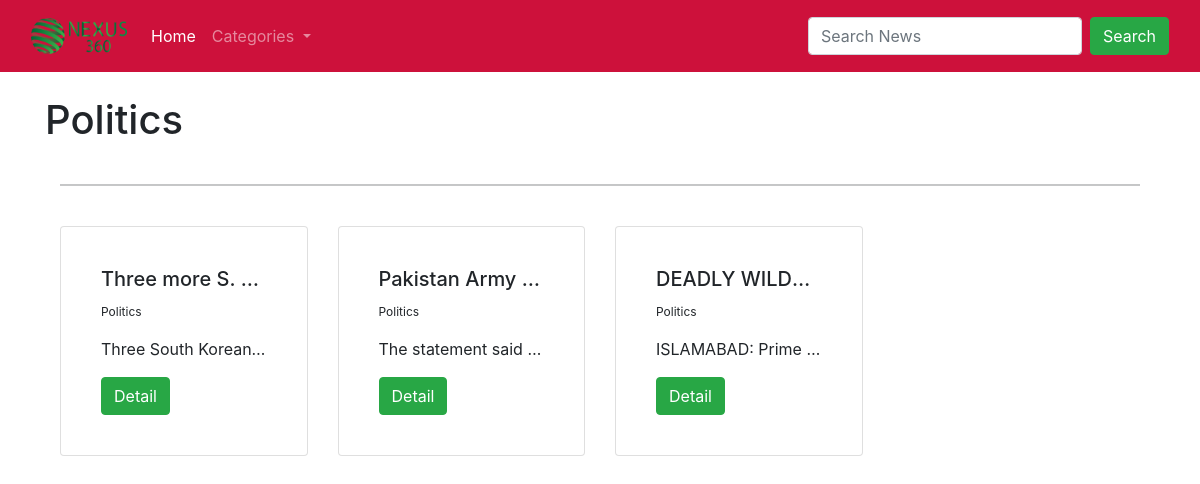
The page /Nexus_360/category/Politics/ on the database its author committed.
### Nexus_360/models.py (models this page shows, shortened)
class News_Post(models.Model):
    title=models.CharField(max_length=1000)
    News_content=RichTextField(blank=True,null=True)
    date=models.DateField(default='DEFAULT VALUE')
    author=models.ForeignKey(User,on_delete=models.CASCADE)
    category=models.CharField(max_length=30,default='Politics')
    link=models.CharField(max_length=250,default='link_not_available')
    source=models.CharField(max_length=250,default='Source not available')
    dateOfExtraction=models.DateField()

### Nexus_360/views.py (the view)
# urls.py: path('category/<str:cats>/',CategoryView,name="category"),
def CategoryView(request,cats):
    news_category=Category.objects.all()
    category_post=News_Post.objects.filter(category=cats)
    return render(request,'categories.html',{'cats':cats.title(),'category_post':category_post,news_category:'news_category'})

### Nexus_360/custom_context_processor.py (called while the page is built)
def subject_renderer(request):
    return {'all_subjects': Category.objects.all(),}

### Nexus_360/models.py (called while the page is built)
    def __str__(self):
        return self.name

### Nexus_360/templates/categories.html (shortened to what this page needs)
{% extends 'base.html'%}
{% load static %}
{% block content %}
<br>
{% if category_post %}
  <h1>{{ cats }}</h1>
  <div class="container py-3">
      	<hr>
      	<br>
          	<div class="row">
            {% for category in category_post %}
          		<div class="col-sm-12 col-md-6 col-lg-3 pb-4 d-flex ">
          			<div class="card h-50" style="border:none">
                  <div class="card card-body flex-fill">
          			  	<div class="card-body">
          					<h5 class="card-title text-truncate">{{category.title}}</h5>
          				  	<p class="card-text" style="font-size:12px">{{category.category}}</p>
                      <p class="card-text text-truncate">{{category.News_content}}</p>
                      <a href="{% url 'article_detail' category.pk %}" class="btn btn-success">Detail</a>
          			  	</div>
                  </div>
          			</div>
      		    </div>
            {% endfor %}
      	</div>
  </div>
{% else %}
  <h2>Sorry this page does not exist....</h2>
{% endif %}
{%endblock%}

### rows shown on the page
News_Post: title "Three more S.…", category "Politics", News_content "Three South Korean…"
News_Post: title "Pakistan Army…", category "Politics", News_content "The statement said…"
News_Post: title "DEADLY WILDF…", category "Politics", News_content "ISLAMABAD: Prime…"

### other values the page prints
{{ cats }} "Politics"
